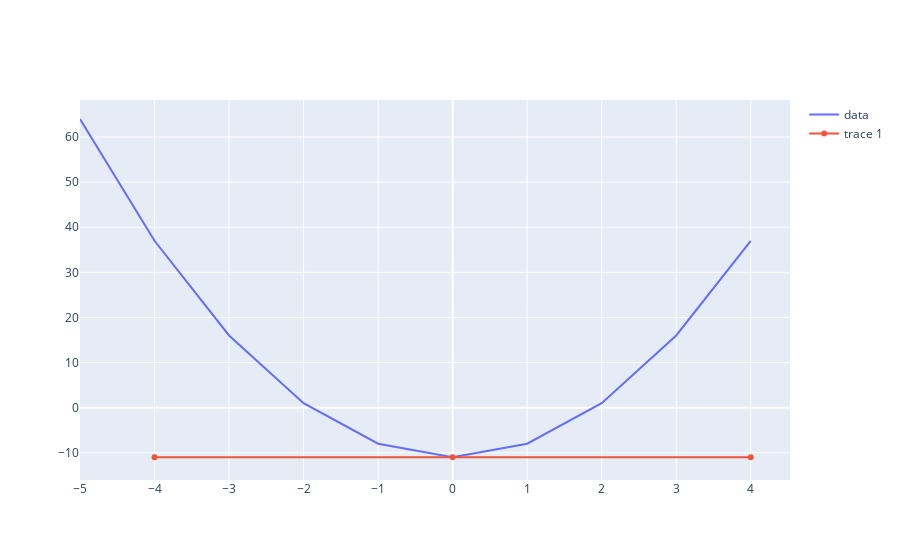
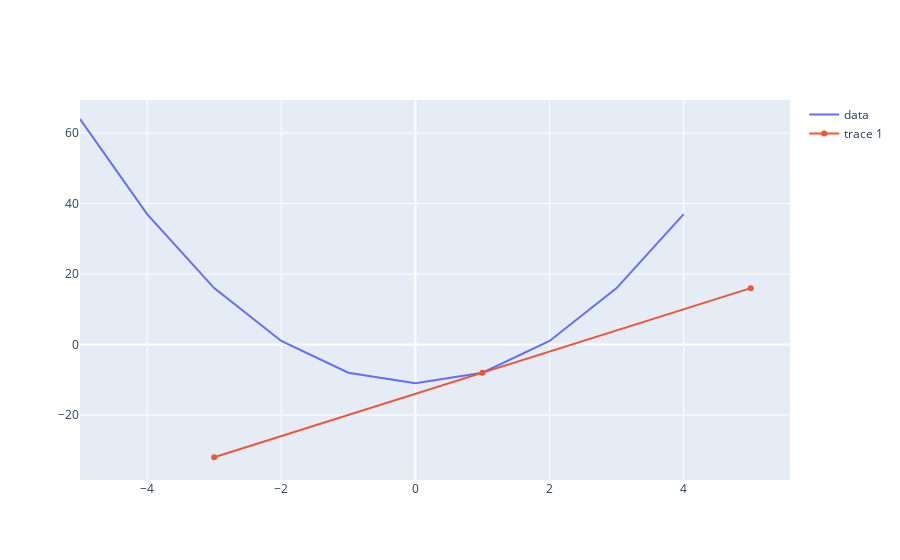
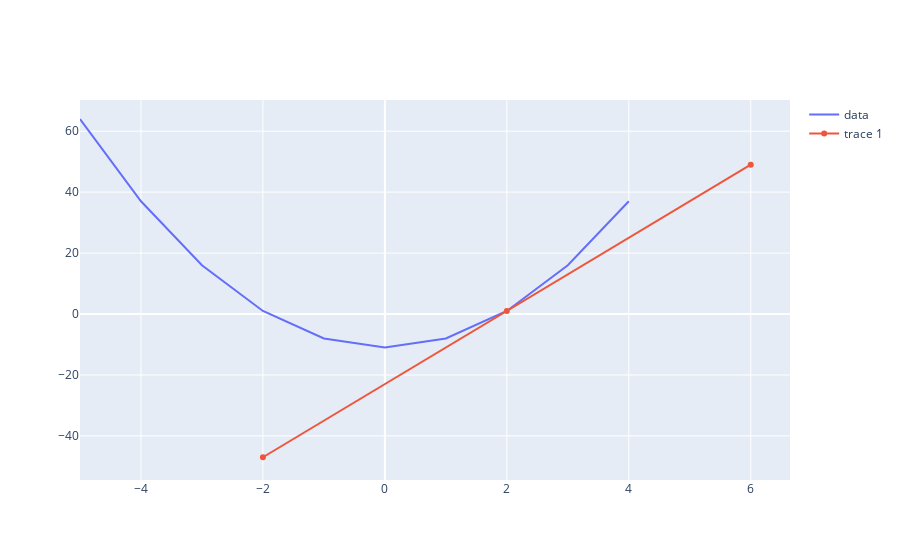

Notebook source saved alongside these figures, in order:
### Markdown cell above
Here we'll do that with $f(x) = 3x^2 - 11$ and $f'(x) = 6x $.

### Code cell
from graph import plot_figure
side_by_side_three_x_squared_minus_eleven = side_by_side_derivative_rules(three_x_squared_minus_eleven, list(range(-5, 5)))
if side_by_side_three_x_squared_minus_eleven:
    plot_figure(side_by_side_three_x_squared_minus_eleven)

### Figure 1 — Plotly figure (JSON) as saved in the notebook; plotly's stock layout.template omitted (floating-point values rounded to 4 significant figures)
{"data": [{"mode": "lines", "name": "data", "text": [], "type": "scatter", "x": [-5, -4, -3, -2, -1, 0, 1, 2, 3, 4], "y": [64, 37, 16, 1, -8, -11, -8, 1, 16, 37]}, {"type": "scatter", "x": [-4, 0, 4], "y": [-11, -11, -11]}], "layout": {}}

### Figure 2 — Plotly figure (JSON) as saved in the notebook; plotly's stock layout.template omitted (floating-point values rounded to 4 significant figures)
{"data": [{"mode": "lines", "name": "data", "text": [], "type": "scatter", "x": [-5, -4, -3, -2, -1, 0, 1, 2, 3, 4], "y": [64, 37, 16, 1, -8, -11, -8, 1, 16, 37]}, {"type": "scatter", "x": [-3, 1, 5], "y": [-32, -8, 16]}], "layout": {}}

### Figure 3 — Plotly figure (JSON) as saved in the notebook; plotly's stock layout.template omitted (floating-point values rounded to 4 significant figures)
{"data": [{"mode": "lines", "name": "data", "text": [], "type": "scatter", "x": [-5, -4, -3, -2, -1, 0, 1, 2, 3, 4], "y": [64, 37, 16, 1, -8, -11, -8, 1, 16, 37]}, {"type": "scatter", "x": [-2, 2, 6], "y": [-47, 1, 49]}], "layout": {}}
